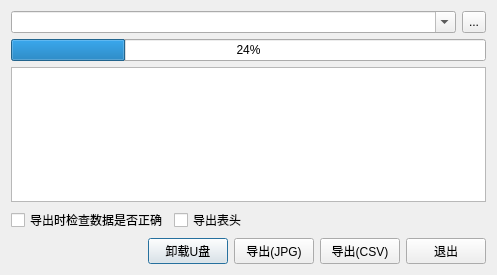
<?xml version="1.0" encoding="UTF-8"?>
<ui version="4.0">
 <class>w_rpt_report_dataExport</class>
 <widget class="QDialog" name="w_rpt_report_dataExport">
  <property name="geometry">
   <rect>
    <x>0</x>
    <y>0</y>
    <width>497</width>
    <height>275</height>
   </rect>
  </property>
  <property name="windowTitle">
   <string>Dialog</string>
  </property>
  <layout class="QVBoxLayout" name="verticalLayout">
   <item>
    <layout class="QHBoxLayout" name="horizontalLayout_3">
     <item>
      <widget class="QComboBox" name="comboBox_path">
       <property name="editable">
        <bool>true</bool>
       </property>
      </widget>
     </item>
     <item>
      <widget class="QToolButton" name="toolButton_getfilepath">
       <property name="sizePolicy">
        <sizepolicy hsizetype="Fixed" vsizetype="Preferred">
         <horstretch>0</horstretch>
         <verstretch>0</verstretch>
        </sizepolicy>
       </property>
       <property name="text">
        <string>...</string>
       </property>
       <property name="outer_stylesheet" stdset="0">
        <string>pushbutton</string>
       </property>
      </widget>
     </item>
    </layout>
   </item>
   <item>
    <widget class="QProgressBar" name="progressBar">
     <property name="value">
      <number>24</number>
     </property>
    </widget>
   </item>
   <item>
    <widget class="QTextEdit" name="textEdit"/>
   </item>
   <item>
    <layout class="QHBoxLayout" name="horizontalLayout_2">
     <item>
      <widget class="QCheckBox" name="checkBox_checkdata">
       <property name="text">
        <string>导出时检查数据是否正确</string>
       </property>
      </widget>
     </item>
     <item>
      <widget class="QCheckBox" name="checkBox_exportheader">
       <property name="text">
        <string>导出表头</string>
       </property>
      </widget>
     </item>
     <item>
      <spacer name="horizontalSpacer_2">
       <property name="orientation">
        <enum>Qt::Horizontal</enum>
       </property>
       <property name="sizeHint" stdset="0">
        <size>
         <width>297</width>
         <height>17</height>
        </size>
       </property>
      </spacer>
     </item>
    </layout>
   </item>
   <item>
    <layout class="QHBoxLayout" name="horizontalLayout">
     <item>
      <spacer name="horizontalSpacer">
       <property name="orientation">
        <enum>Qt::Horizontal</enum>
       </property>
       <property name="sizeHint" stdset="0">
        <size>
         <width>40</width>
         <height>20</height>
        </size>
       </property>
      </spacer>
     </item>
     <item>
      <widget class="lds_toolbar_button" name="pushButton_umount_upan">
       <property name="text">
        <string>卸载U盘</string>
       </property>
       <property name="outer_stylesheet" stdset="0">
        <string>pushbutton</string>
       </property>
      </widget>
     </item>
     <item>
      <widget class="lds_toolbar_button" name="pushButton_export_jpg">
       <property name="text">
        <string>导出(JPG)</string>
       </property>
       <property name="outer_stylesheet" stdset="0">
        <string>pushbutton</string>
       </property>
      </widget>
     </item>
     <item>
      <widget class="lds_toolbar_button" name="pushButton_export">
       <property name="text">
        <string>导出(CSV)</string>
       </property>
       <property name="outer_stylesheet" stdset="0">
        <string>pushbutton</string>
       </property>
      </widget>
     </item>
     <item>
      <widget class="lds_toolbar_button" name="pushButton_exit">
       <property name="text">
        <string>退出</string>
       </property>
       <property name="outer_stylesheet" stdset="0">
        <string>pushbutton</string>
       </property>
      </widget>
     </item>
    </layout>
   </item>
  </layout>
 </widget>
 <customwidgets>
  <customwidget>
   <class>lds_toolbar_button</class>
   <extends>QPushButton</extends>
   <header>lds_toolbar_button.h</header>
  </customwidget>
 </customwidgets>
 <resources/>
 <connections/>
</ui>
